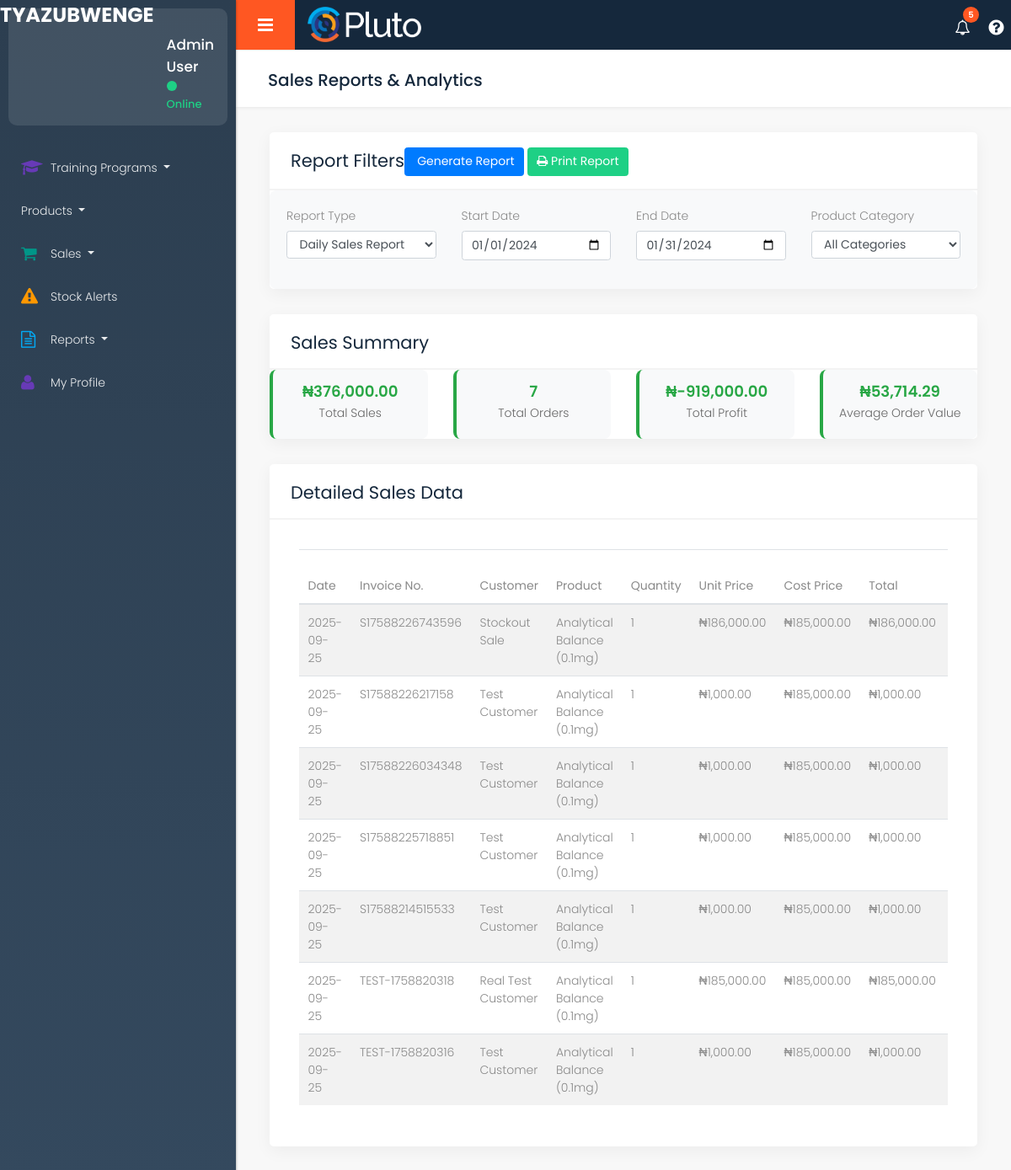
/reports-sales.php, run on the app's committed database.
### tables this page shows
CREATE TABLE `sale_items` (
  `id` int(11) NOT NULL,
  `sale_id` int(11) NOT NULL,
  `product_id` int(11) NOT NULL,
  `quantity` int(11) NOT NULL,
  `unit_price` decimal(10,2) NOT NULL,
  `total_price` decimal(10,2) NOT NULL,
  `profit` decimal(10,2) NOT NULL,
  `created_at` timestamp NOT NULL DEFAULT current_timestamp()
);

CREATE TABLE `sales` (
  `id` int(11) NOT NULL,
  `sale_number` varchar(50) NOT NULL,
  `customer_name` varchar(100) DEFAULT NULL,
  `customer_email` varchar(100) DEFAULT NULL,
  `customer_phone` varchar(20) DEFAULT NULL,
  `total_amount` decimal(10,2) NOT NULL,
  `discount` decimal(10,2) DEFAULT 0.00,
  `tax` decimal(10,2) DEFAULT 0.00,
  `final_amount` decimal(10,2) NOT NULL,
  `payment_method` enum('cash','card','transfer','credit') DEFAULT 'cash',
  `payment_status` enum('pending','paid','refunded') DEFAULT 'pending',
  `sale_date` timestamp NOT NULL DEFAULT current_timestamp(),
  `created_by` int(11) DEFAULT NULL,
  `created_at` timestamp NOT NULL DEFAULT current_timestamp(),
  `updated_at` timestamp NOT NULL DEFAULT current_timestamp() ON UPDATE current_timestamp()
);

CREATE TABLE `products` (
  `id` int(11) NOT NULL,
  `name` varchar(200) NOT NULL,
  `description` text DEFAULT NULL,
  `category_id` int(11) NOT NULL,
  `sku` varchar(50) DEFAULT NULL,
  `unit_type` enum('kg','g','mg','L','ml','pieces','sets','bottles','boxes','packets') NOT NULL,
  `quantity` int(11) NOT NULL DEFAULT 0,
  `unit_price` decimal(10,2) NOT NULL,
  `expiry_date` date DEFAULT NULL,
  `supplier_id` int(11) DEFAULT NULL,
  `is_active` tinyint(1) DEFAULT 1,
  `image_url` varchar(255) DEFAULT NULL,
  `created_at` timestamp NOT NULL DEFAULT current_timestamp(),
  `updated_at` timestamp NOT NULL DEFAULT current_timestamp() ON UPDATE current_timestamp()
);

### reports-sales.php (the view, shortened to what the rows shown need)
<!DOCTYPE html>
<html lang="en">
<head>
    <link rel="stylesheet" href="css/bootstrap.min.css" />
    <link rel="stylesheet" href="style.css" />
    <link rel="stylesheet" href="css/custom.css" />
    <link rel="stylesheet" href="css/font-awesome.min.css" />
</head>
<body class="dashboard dashboard_1">
    <div class="full_container">
        <div class="inner_container">
            <div id="content">
                <div class="midde_cont">
                    <div class="container-fluid">
                        <div class="row column_title">
                            <div class="col-md-12">
                                <div class="page_title">
                                    <h2>Sales Reports & Analytics</h2>
                                </div>
                            </div>
                        </div>
                        <div class="row column1">
                            <div class="col-md-12">
                                <div class="white_shd full margin_bottom_30">
                                    <div class="full graph_head">
                                        <div class="heading1 margin_0">
                                            <h2>Report Filters</h2>
                                        </div>
                                    </div>
                                </div>
                            </div>
                        </div>
                        <div class="row column1">
                            <div class="col-md-12">
                                <div class="white_shd full margin_bottom_30">
                                    <div class="full graph_head">
                                        <div class="heading1 margin_0">
                                            <h2>Sales Summary</h2>
                                        </div>
                                    </div>
                                </div>
                            </div>
                        </div>
                        <div class="row column1">
                            <div class="col-md-12">
                                <div class="white_shd full margin_bottom_30">
                                    <div class="full graph_head">
                                        <div class="heading1 margin_0">
                                            <h2>Detailed Sales Data</h2>
                                        </div>
                                    </div>
                                    <div class="table_section padding_infor_info">
                                        <div class="table-responsive-sm">
                                            <table class="table table-striped">
                                                <thead>
                                                    <tr>
                                                        <th>Date</th>
                                                        <th>Invoice No.</th>
                                                        <th>Customer</th>
                                                        <th>Product</th>
                                                        <th>Quantity</th>
                                                        <th>Unit Price</th>
                                                        <th>Cost Price</th>
                                                        <th>Total</th>
                                                        <th>Profit</th>
                                                    </tr>
                                                </thead>
                                                <tbody id="salesTableBody">
                                                    <?php
                                                    require_once 'config/database.php';
                                                    $sales_query = "
                                                        SELECT
                                                            s.sale_date,
                                                            s.sale_number,
                                                            s.customer_name,
                                                            p.name as product_name,
                                                            si.quantity,
                                                            si.unit_price,
                                                            p.unit_price as cost_price,
                                                            si.total_price,
                                                            si.profit,
                                                            s.payment_method,
                                                            s.payment_status
                                                        FROM sales s
                                                        JOIN sale_items si ON s.id = si.sale_id
                                                        JOIN products p ON si.product_id = p.id
                                                        ORDER BY s.sale_date DESC
                                                        LIMIT 50
                                                    ";
                                                    $sales_data = fetchAll($sales_query);
                                                    if (empty($sales_data)) {
                                                        echo '<tr><td colspan="11" class="text-center text-muted">No sales data available</td></tr>';
                                                    } else {
                                                        foreach ($sales_data as $sale) {
                                                            $profit_class = $sale['profit'] >= 0 ? 'text-success' : 'text-danger';
                                                            echo '<tr>';
                                                            echo '<td>' . date('Y-m-d', strtotime($sale['sale_date'])) . '</td>';
                                                            echo '<td>' . htmlspecialchars($sale['sale_number']) . '</td>';
                                                            echo '<td>' . htmlspecialchars($sale['customer_name']) . '</td>';
                                                            echo '<td>' . htmlspecialchars($sale['product_name']) . '</td>';
                                                            echo '<td>' . $sale['quantity'] . '</td>';
                                                            echo '<td>₦' . number_format($sale['unit_price'], 2) . '</td>';
                                                            echo '<td>₦' . number_format($sale['cost_price'], 2) . '</td>';
                                                            echo '<td>₦' . number_format($sale['total_price'], 2) . '</td>';
                                                            echo '<td class="' . $profit_class . '">₦' . number_format($sale['profit'], 2) . '</td>';
                                                            echo '</tr>';
                                                        }
                                                    }
                                                    ?>
                                                </tbody>
                                            </table>
                                        </div>
                                    </div>
                                </div>
                            </div>
                        </div>
                    </div>
                </div>
            </div>
        </div>
    </div>
</body>
</html>

### data on the page
sale_items: sale.sale_date "2025-09-25", sale.sale_number "S17588226743596", sale.customer_name "Stockout Sale", product.name "Analytical Balance (0.1mg)", quantity "1", unit_price "186,000.00", product.unit_price "185,000.00", total_price "186,000.00"
sale_items: sale.sale_date "2025-09-25", sale.sale_number "S17588226217158", sale.customer_name "Test Customer", product.name "Analytical Balance (0.1mg)", quantity "1", unit_price "1,000.00", product.unit_price "185,000.00", total_price "1,000.00"
sale_items: sale.sale_date "2025-09-25", sale.sale_number "S17588226034348", sale.customer_name "Test Customer", product.name "Analytical Balance (0.1mg)", quantity "1", unit_price "1,000.00", product.unit_price "185,000.00", total_price "1,000.00"
sale_items: sale.sale_date "2025-09-25", sale.sale_number "S17588225718851", sale.customer_name "Test Customer", product.name "Analytical Balance (0.1mg)", quantity "1", unit_price "1,000.00", product.unit_price "185,000.00", total_price "1,000.00"
sale_items: sale.sale_date "2025-09-25", sale.sale_number "S17588214515533", sale.customer_name "Test Customer", product.name "Analytical Balance (0.1mg)", quantity "1", unit_price "1,000.00", product.unit_price "185,000.00", total_price "1,000.00"
sale_items: sale.sale_date "2025-09-25", sale.sale_number "TEST-1758820318", sale.customer_name "Real Test Customer", product.name "Analytical Balance (0.1mg)", quantity "1", unit_price "185,000.00", product.unit_price "185,000.00", total_price "185,000.00"
sale_items: sale.sale_date "2025-09-25", sale.sale_number "TEST-1758820316", sale.customer_name "Test Customer", product.name "Analytical Balance (0.1mg)", quantity "1", unit_price "1,000.00", product.unit_price "185,000.00", total_price "1,000.00"

### other printed values
$notification_count "5"
$summary['total_sales'] "376,000.00"
$summary['total_orders'] "7"
$summary['total_profit'] "-919,000.00"
$summary['avg_order_value'] "53,714.29"
